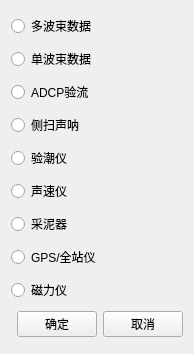
<?xml version="1.0" encoding="UTF-8"?>
<ui version="4.0">
 <class>MSurveyMethodWnd</class>
 <widget class="QWidget" name="MSurveyMethodWnd">
  <property name="geometry">
   <rect>
    <x>0</x>
    <y>0</y>
    <width>186</width>
    <height>354</height>
   </rect>
  </property>
  <property name="windowTitle">
   <string>MSurveyMethodWnd</string>
  </property>
  <layout class="QGridLayout" name="gridLayout">
   <item row="9" column="0">
    <spacer name="horizontalSpacer">
     <property name="orientation">
      <enum>Qt::Horizontal</enum>
     </property>
     <property name="sizeHint" stdset="0">
      <size>
       <width>40</width>
       <height>20</height>
      </size>
     </property>
    </spacer>
   </item>
   <item row="9" column="1">
    <widget class="QPushButton" name="pushButton_ok">
     <property name="text">
      <string>确定</string>
     </property>
    </widget>
   </item>
   <item row="9" column="2">
    <widget class="QPushButton" name="pushButton_cancel">
     <property name="text">
      <string>取消</string>
     </property>
    </widget>
   </item>
   <item row="9" column="3">
    <spacer name="horizontalSpacer_2">
     <property name="orientation">
      <enum>Qt::Horizontal</enum>
     </property>
     <property name="sizeHint" stdset="0">
      <size>
       <width>40</width>
       <height>20</height>
      </size>
     </property>
    </spacer>
   </item>
   <item row="8" column="0" colspan="3">
    <widget class="QRadioButton" name="radioButton_9">
     <property name="text">
      <string>磁力仪</string>
     </property>
    </widget>
   </item>
   <item row="7" column="0" colspan="3">
    <widget class="QRadioButton" name="radioButton_8">
     <property name="text">
      <string>GPS/全站仪</string>
     </property>
    </widget>
   </item>
   <item row="6" column="0" colspan="3">
    <widget class="QRadioButton" name="radioButton_7">
     <property name="text">
      <string>采泥器</string>
     </property>
    </widget>
   </item>
   <item row="5" column="0" colspan="3">
    <widget class="QRadioButton" name="radioButton_6">
     <property name="text">
      <string>声速仪</string>
     </property>
    </widget>
   </item>
   <item row="4" column="0" colspan="3">
    <widget class="QRadioButton" name="radioButton_5">
     <property name="text">
      <string>验潮仪</string>
     </property>
    </widget>
   </item>
   <item row="3" column="0" colspan="3">
    <widget class="QRadioButton" name="radioButton_4">
     <property name="text">
      <string>侧扫声呐</string>
     </property>
    </widget>
   </item>
   <item row="2" column="0" colspan="3">
    <widget class="QRadioButton" name="radioButton_3">
     <property name="text">
      <string>ADCP验流</string>
     </property>
    </widget>
   </item>
   <item row="1" column="0" colspan="3">
    <widget class="QRadioButton" name="radioButton_2">
     <property name="text">
      <string>单波束数据</string>
     </property>
    </widget>
   </item>
   <item row="0" column="0" colspan="3">
    <widget class="QRadioButton" name="radioButton">
     <property name="text">
      <string>多波束数据</string>
     </property>
    </widget>
   </item>
  </layout>
 </widget>
 <layoutdefault spacing="6" margin="11"/>
 <resources/>
 <connections/>
</ui>
